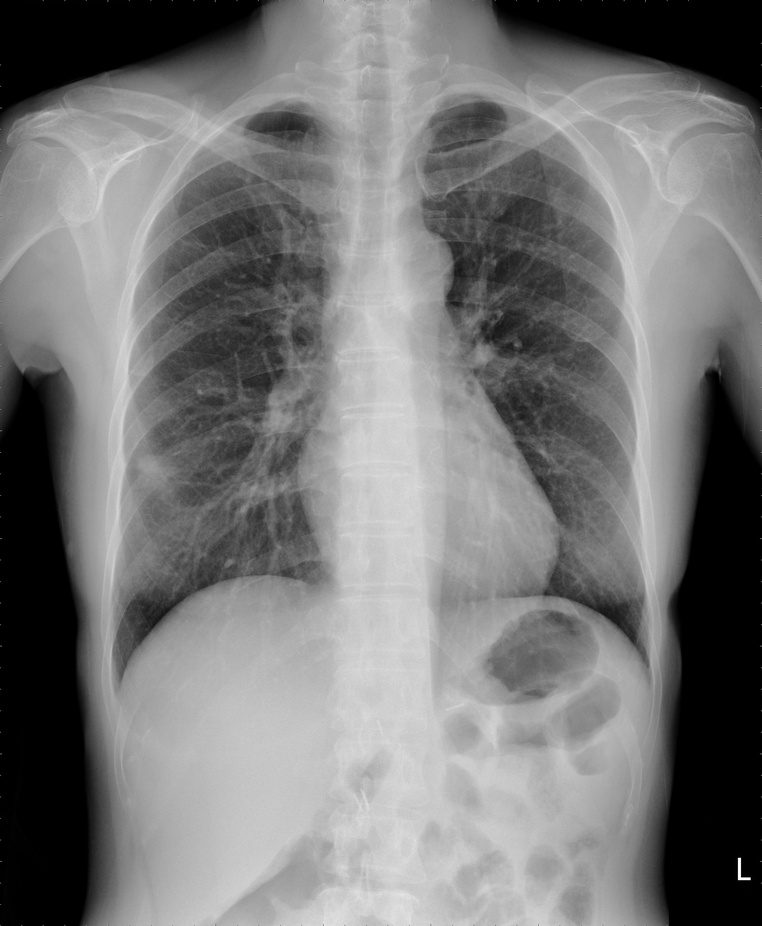
%> input picture 基于最小误差法的胸片分割系统/images/test.jpg, 762 x 926 px, shrunk from 2214 x 2688 before the run
$ octave demo_disp.m   (GNU Octave 9; MATLAB toolbox functions it lacks are replaced by stand-ins)
%> lines starting %> are read from the running program, lines starting %| are printed output that depends on the picture
clc; clear all; close all;
warning off all;
% 读取图像
filename = fullfile(pwd, 'images/test.jpg');
Img = imread(filename);
%> Img is the input picture: size 926x762x3 uint8; min 0, max 255, mean 119.5
% 灰度化
if ndims(Img) == 3
    I = rgb2gray(Img);
else
    I = Img;
end
I2 = imadjust(I, [0.532 0.72], [0 1]);
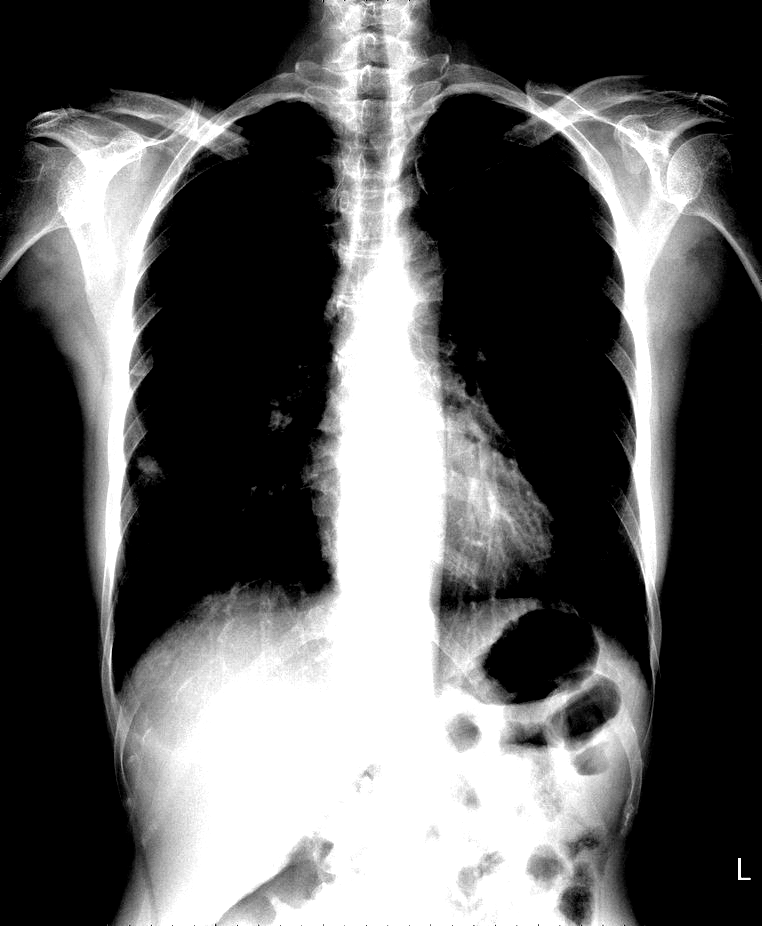
%> I2: size 926x762 uint8; min 0, max 255, mean 91.9
figure;
subplot(2, 2, 1); imshow(I, []); title('原图像');
subplot(2, 2, 2); imshow(I2, []); title('增强图像');
subplot(2, 2, 3); imhist(I); title('原图像直方图');
subplot(2, 2, 4); imhist(I2); title('增强图像直方图');
%> after `title('增强图像直方图')`:
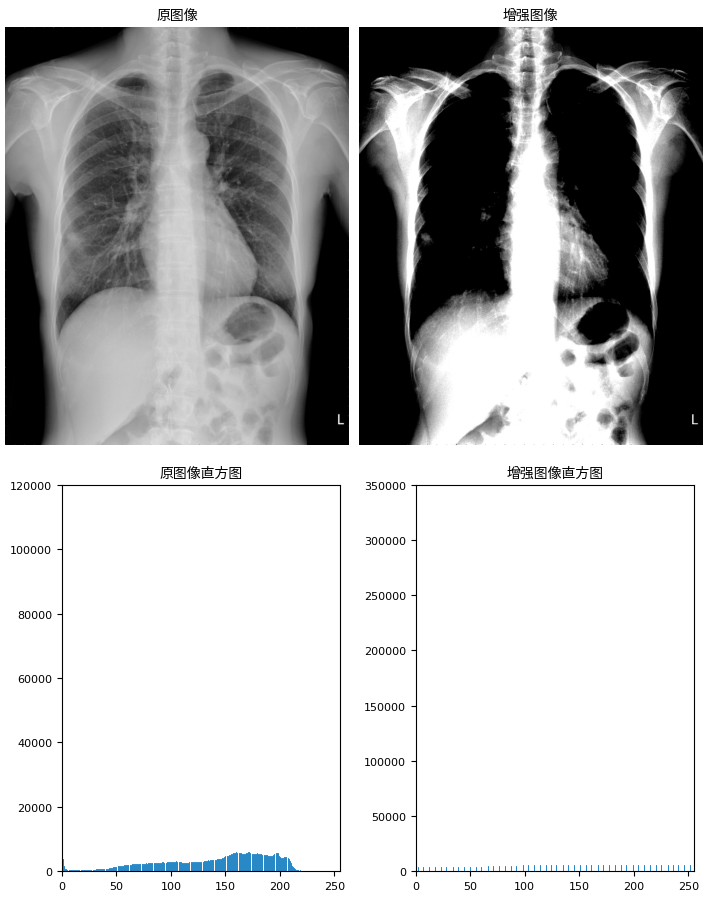
%> figure redrawn from the program's plot data, 4 panels
